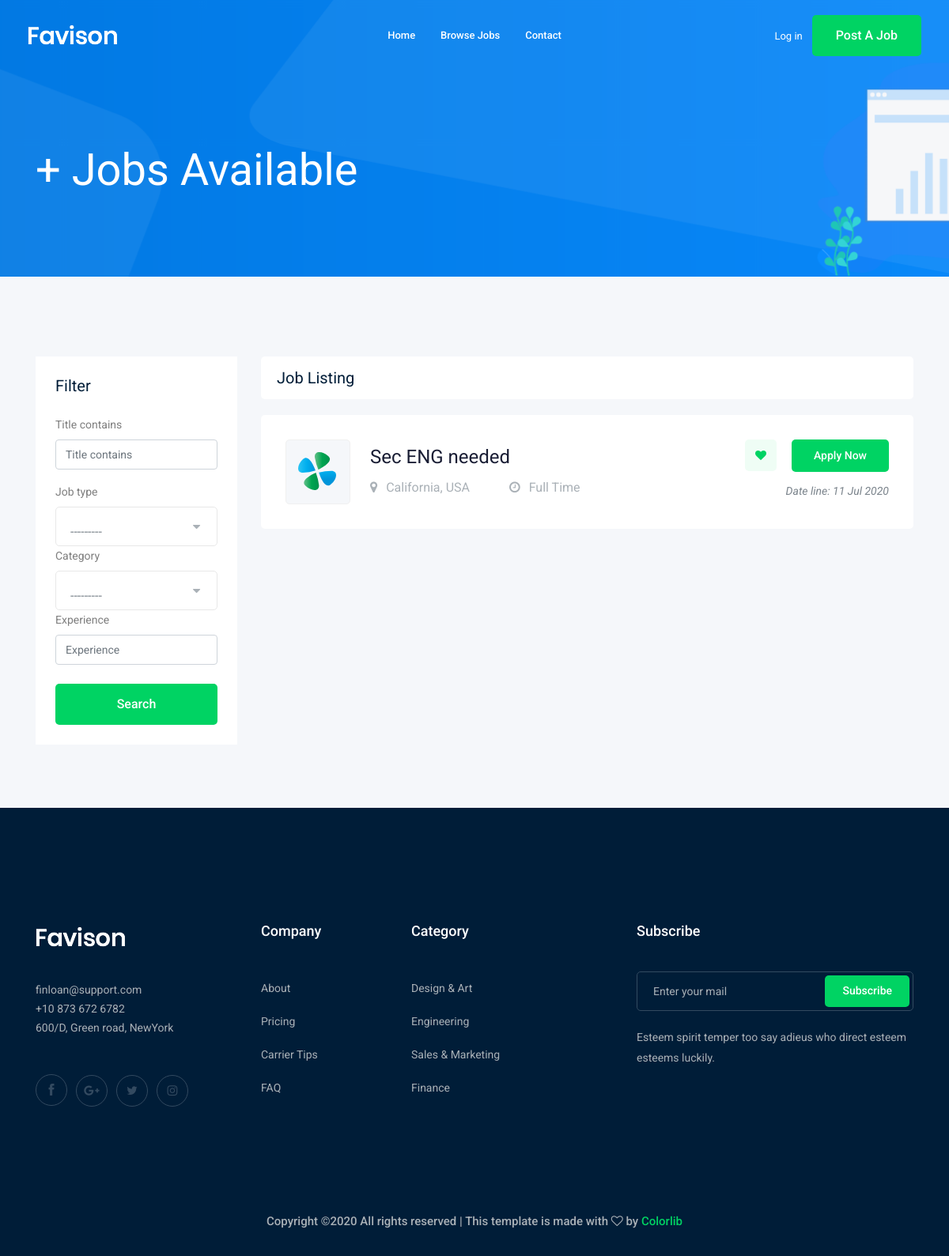
The page /jobs/ on the database as committed earlier.
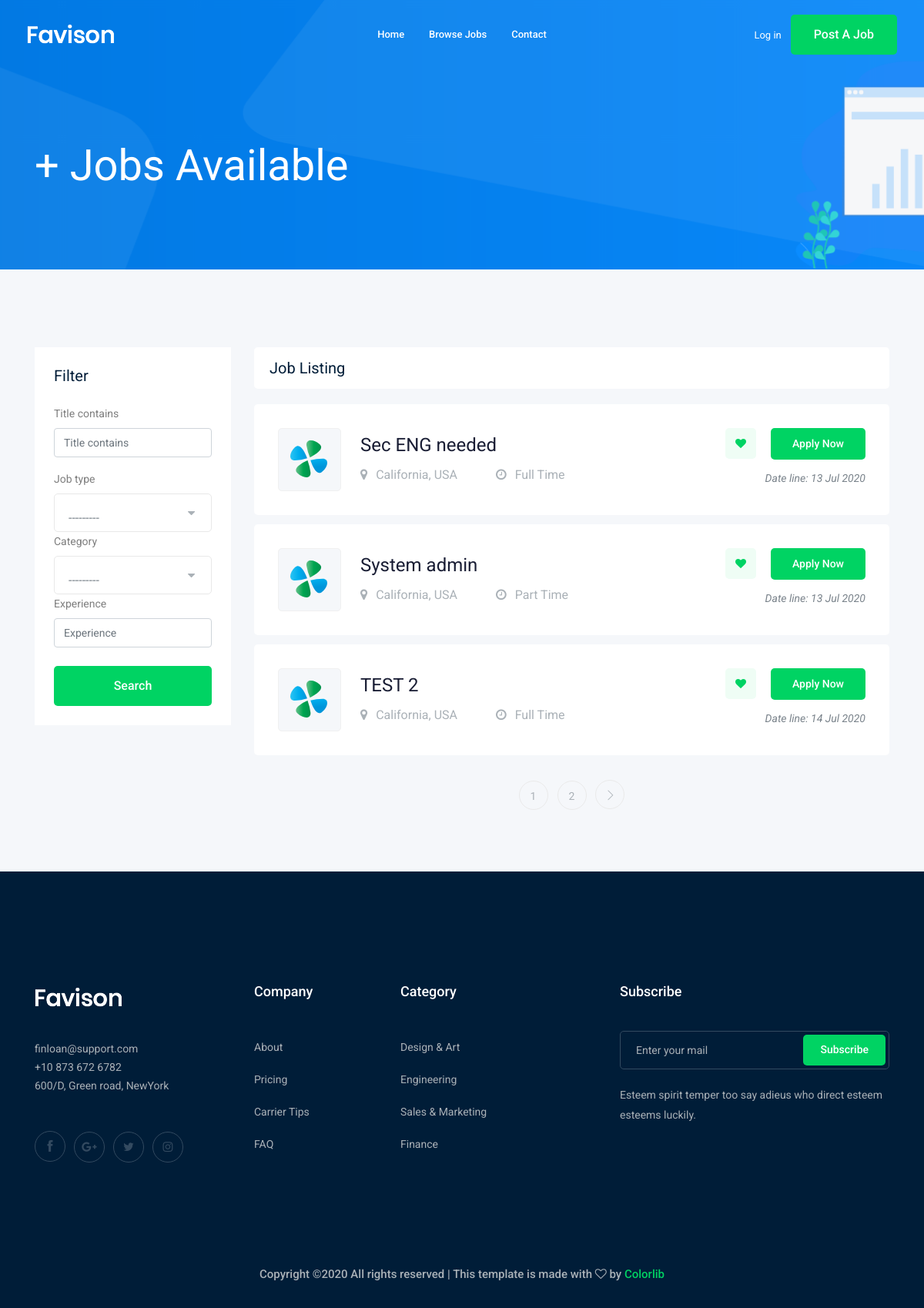
The same page on the database as committed later.
### job/models.py (models this page shows, shortened)
class Job(models.Model):#Table
    owner = models.ForeignKey(User, related_name="job_owner", on_delete=models.CASCADE)
    title = models.CharField(max_length=100)#column
    job_type = models.CharField(max_length=15,choices=JOB_TYPE)
    description = models.TextField(max_length=1000)
    published_at = models.DateTimeField(auto_now=True)
    vacancy = models.IntegerField(default=1)
    salary = models.IntegerField(default=0)
    experience = models.IntegerField(default=1)
    category = models.ForeignKey('Category',on_delete=models.CASCADE)
    image = models.ImageField(upload_to=image_upload)
    slug = models.SlugField(blank=True,null=True)

### job/views.py (the view)
# urls.py: path('',views.job_list,name='job_list'),
def job_list(request):
    job_list = Job.objects.all()
    myfilter = JobFilter(request.GET,queryset=job_list)
    job_list = myfilter.qs
    paginator = Paginator(job_list, 3) # Show 20 jobs per page.
    page_number = request.GET.get('page')
    page_obj = paginator.get_page(page_number)
    context = {'jobs':page_obj,'myfilter':myfilter}
    return render(request,'job/job_list.html',context)

### job/models.py (called while the page is built)
    def __str__(self):
        return self.name

### job/templates/job/job_list.html (shortened to what the changed rows need)
{% extends 'base.html' %}
{% load bootstrap4 %}
{% block body %}
    <div class="job_listing_area plus_padding">
        <div class="container">
            <div class="row">
                <div class="col-lg-9">
                    <div class="job_lists m-0">
                        <div class="row">
                        {% for job in jobs %}
                            <div class="col-lg-12 col-md-12">
                                <div class="single_jobs white-bg d-flex justify-content-between">
                                    <div class="jobs_left d-flex align-items-center">
                                        <div class="thumb">
                                            <img src="img/svg_icon/1.svg" alt="">
                                        </div>
                                        <div class="jobs_conetent">
                                            <a href="{% url 'jobs:job_detail' job.slug %}"><h4>{{ job.title }}</h4></a>
                                            <div class="links_locat d-flex align-items-center">
                                                <div class="location">
                                                    <p> <i class="fa fa-map-marker"></i> California, USA</p>
                                                </div>
                                                <div class="location">
                                                    <p> <i class="fa fa-clock-o"></i> {{ job.job_type }} </p>
                                                </div>
                                            </div>
                                        </div>
                                    </div>
                                    <div class="jobs_right">
                                        <div class="apply_now">
                                            <a class="heart_mark" href="#"> <i class="fa fa-heart"></i> </a>
                                            <a href="{% url 'jobs:job_detail' job.slug %}" class="boxed-btn3">Apply Now</a>
                                        </div>
                                        <div class="date">
                                            <p>Date line: {{ job.published_at|date:'d M Y'}}</p>
                                        </div>
                                    </div>
                                </div>
                            </div>
                        {% endfor %}
                        </div>
                        {%if jobs.has_other_pages%}
                        <div class="row">
                            <div class="col-lg-12">
                                <div class="pagination_wrap">
                                    <ul>
                                        {% for i in jobs.paginator.page_range %}
                                            <li><a href="?page={{i}}"><span>{{i}}</span></a></li>
                                        {% endfor %}
                                        {% if jobs.has_next %}
                                            <li><a href="?page={{jobs.next_page_number}}"> <i class="ti-angle-right"></i> </a></li>
                                        {% endif %}
                                    </ul>
                                </div>
                            </div>
                        </div>
                        {%endif%}
                    </div>
                </div>
            </div>
        </div>
    </div>
{% endblock body %}

Rows that differ between the two databases and show on the page:
changed Job "Sec ENG needed": published_at "11 Jul 2020" → "13 Jul 2020"
added Job: title "System admin", job_type "Part Time", published_at "13 Jul 2020"
added Job: title "TEST 2", job_type "Full Time", published_at "14 Jul 2020"
Other text that changed with them:
new list line: "1"
new list line: "2"
